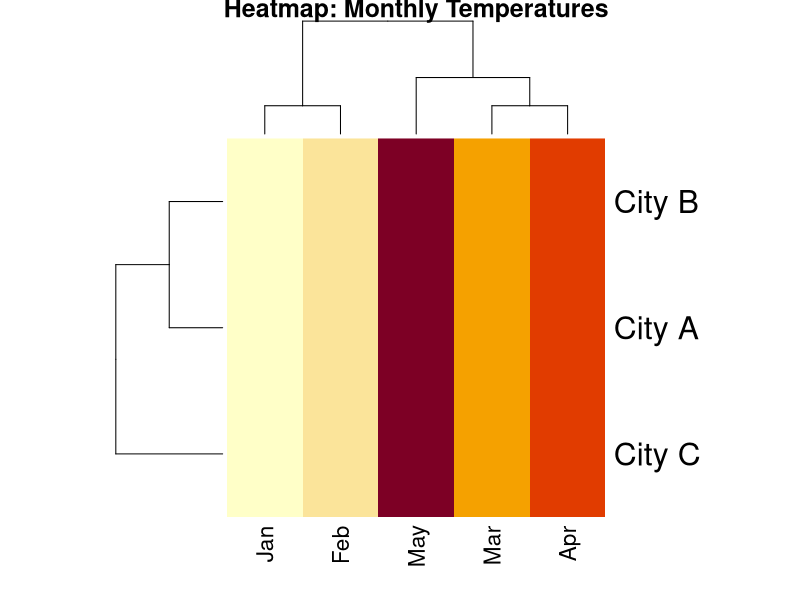

Reproduce this figure in R.
months <- c("Jan", "Feb", "Mar", "Apr", "May")
city_A <- c(5, 6, 7, 8, 9)
city_B <- c(10, 11, 12, 13, 14)
city_C <- c(15, 16, 17, 18, 19)

temperature_matrix <- matrix(c(city_A, city_B, city_C), nrow = 3, byrow = TRUE)
colnames(temperature_matrix) <- months
rownames(temperature_matrix) <- c("City A", "City B", "City C")

heatmap(temperature_matrix, main = "Heatmap: Monthly Temperatures")
